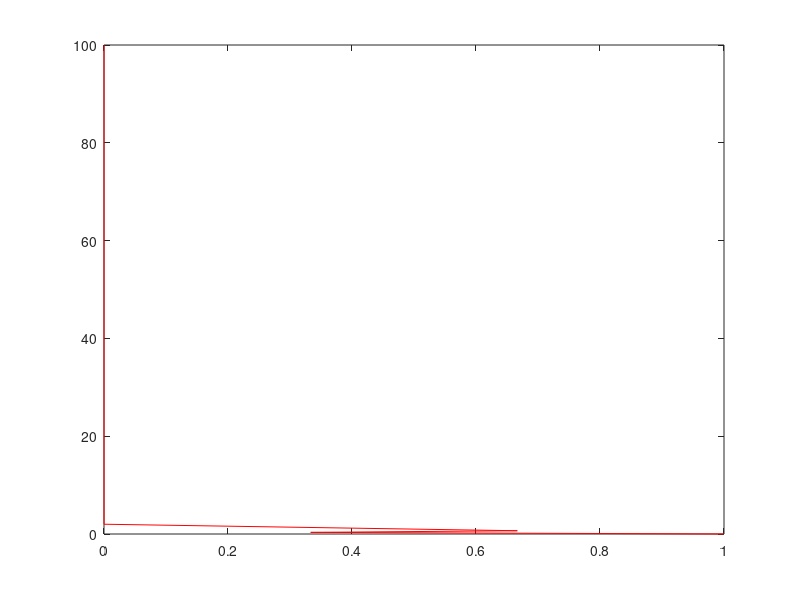

Reproduce this figure in MATLAB. (Note: this script raises an error after producing the figure.)
mkdir('pings')
clear; close all; clc
grid = 0:0.01:10;
figure
p=plot([1 (1/3) (2/3) 0 0],[0 (1/3) (2/3) 2 100],'r');
p.LineWidth = p.LineWidth*2;
hold on
plot(1/3,1/3,'r+')
plot(2/3,2/3,'rx')
hold off
xlim([0 3])
ylim([0 3])
set(gcf,'Color',[1 1 1])
title('Optimal consumption choices')
legend('optimal consumption choice','(1/3,1/3)','(2/3,2/3)')
cd('pings')
saveas(gcf,'indiff2.png')
cd('..')
figure
plot([1 (1/3) (2/3) 0 0]-1,[0 (1/3) (2/3) 2 100],'r')
hold on
plot([-10 10],[0 0],'k')
plot([0 0],[-10 10],'k')
p=plot([1 (1/3) (2/3) 0 0]-1,[0 (1/3) (2/3) 2 100],'r');
p.LineWidth = p.LineWidth*2;
hold off
xlim([0 3]-1)
ylim([0 3])
set(gcf,'Color',[1 1 1])
title('Offer Curve')
cd('pings')
saveas(gcf,'off2.png')
cd('..')

figure
p=plot([0 0 4 7 21 100],[100 12 4 7 0 0],'r');
p.LineWidth = p.LineWidth*2;
hold on
plot(4,4,'r+')
plot(7,7,'rx')
hold off
xlim([0 25])
ylim([0 15])
set(gcf,'Color',[1 1 1])
title('Optimal consumption choices')
legend('optimal consumption choice','(4,4)','(7,7)')
cd('pings')
saveas(gcf,'indiff3.png')
cd('..')
figure
plot([0 0 4 7 21 100] - 1,[100 12 4 7 0 0] - 10,'r');
hold on
plot([-100 100],[0 0],'k')
plot([0 0],[-100 100],'k')
p=plot([0 0 4 7 21 100] - 1,[100 12 4 7 0 0] - 10,'r');
p.LineWidth = p.LineWidth*2;
hold off
xlim([0 25] - 1)
ylim([0 15] - 10)
set(gcf,'Color',[1 1 1])
title('Offer Curve')
cd('pings')
saveas(gcf,'off3.png')
cd('..')